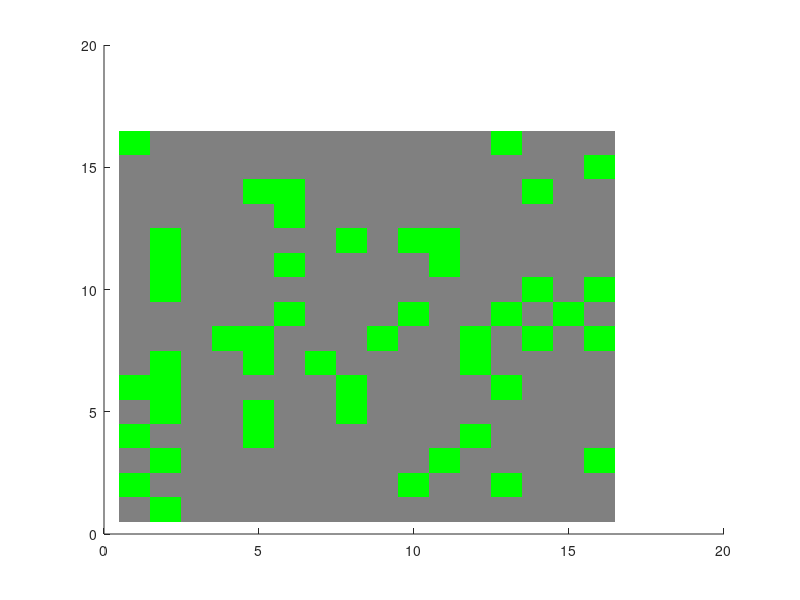

Reproduce this figure in MATLAB. (Note: this script raises an error after producing the figure.)
clear;
clc;
clf;
close all; %askdnoasnda askdmp a
N = 16; %Grid size
p = 0.01; %Chance of tree growth
f = 0.2; %Chance of lightning
T = 10^4; %Test kommentar 
forest = ones(N); %1 for empty
change = 0;
fireCount = 0;
iTree = 0;
jTree = 0;
iLight = 0;
jLight = 0;
hold on
cmap = zeros(4,3);
cmap = [0.5, 0.5, 0.5; ... %Gray for empty
        0, 1, 0; ... %Green for tree
        1, 1, 0; ... %Yellow for lightning strike
        1, 0, 0]; %Red for Burning
image(forest);
colormap(cmap)

fireList = [];
fireSizeList = [];
sizeCount = 0;
for t = 1:T

    r = rand;
    if r < p %Tree grows
       iTree = randi(N);
       jTree = randi(N);
       forest(iTree,jTree) = 2;
       image(forest);
       colormap(cmap)
       pause(0.1)
     end

    r = rand;
    if r < f    %Lightning strikes
       iLight = randi(N);
       jLight = randi(N);
    end
if (iTree ~= 0) && (jTree ~=0)
    if (iTree == iLight) && (jTree == jLight)
        fireCount = fireCount + 1;
        forest(iLight,jLight) = 3;
        fireList(fireCount,1) = iLight;
        fireList(fireCount,2) = jLight;
        change = true;

        while change
            change = false;

            for a = 1:size(fireList,1)
                i = fireList(a,1);
                j = fireList(a,2);

               if (forest(max(i-1,1),j)) == 2
                   forest(max(i-1,1),j) = 4;
                   fireCount = fireCount + 1;
                   fireList(fireCount,1) = max(i-1,1);
                   fireList(fireCount,2) = j;
                   change = true;
               end
               if (forest(min(i+1,N),j)) == 2
                   forest(min(i+1,N),j) = 4;
                   fireCount = fireCount + 1;
                   fireList(fireCount,1) = min(i+1,N);
                   fireList(fireCount,2) = j;
                   change = true;
               end
               
               if (forest(i,max(j-1,1))) == 2
                   forest(i,max(j-1,1)) = 4;
                   fireCount = fireCount + 1;
                   fireList(fireCount,1) = i;
                   fireList(fireCount,2) = max(j-1,1);
                   change = true;
               end
               if (forest(i,min(j+1,N))) == 2
                   forest(i,min(j+1,N)) = 4;
                   fireCount = fireCount + 1;
                   fireList(fireCount,1) = i;
                   fireList(fireCount,2) = min(j+1,N);
                   change = true;
               end

               if ((i == N) && (forest(1,j) == 2))
                   forest(1,j) = 4;
                   fireCount = fireCount + 1;
                   fireList(fireCount,1) = 1;
                   fireList(fireCount,2) = j;
                   change = true;
               end
               if ((j == N) && (forest(i,1) == 2))
                   forest(i,1) = 4;
                   fireCount = fireCount + 1;
                   fireList(fireCount,1) = i;
                   fireList(fireCount,2) = 1;
                   change = true;
               end
               if ((i == 1) && (forest(N,j) == 2))
                   forest(N,j) = 4;
                   fireCount = fireCount + 1;
                   fireList(fireCount,1) = N;
                   fireList(fireCount,2) = j;
                   change = true;
               end
               if ((j == 1) && (forest(i,N) == 2))
                   forest(i,N) = 4;
                   fireCount = fireCount + 1;
                   fireList(fireCount,1) = i;
                   fireList(fireCount,2) = N;
                   change = true;
               end
            end
        end
        image(forest);
        colormap(cmap)
        pause(0.5)
        forest(iLight,jLight) = 4;
        for k = 1:size(fireList,1) %Delete the burned trees from grid
            forest(fireList(k,1),fireList(k,2)) = 1;
        end
        image(forest);
        colormap(cmap)
        pause(0.1)
        sizeCount = sizeCount + 1;
        fireSizeList(sizeCount,1) = fireCount;
    end
    fireCount = 0;
    fireList  = [];

end
end
figure
histogram(fireSizeList)
